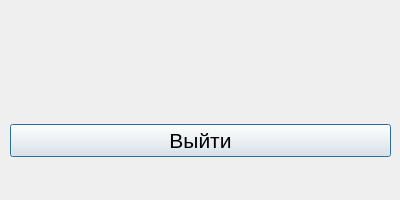
<?xml version="1.0" encoding="UTF-8"?>
<ui version="4.0">
 <class>Result</class>
 <widget class="QDialog" name="Result">
  <property name="geometry">
   <rect>
    <x>0</x>
    <y>0</y>
    <width>400</width>
    <height>200</height>
   </rect>
  </property>
  <property name="font">
   <font>
    <pointsize>16</pointsize>
   </font>
  </property>
  <property name="windowTitle">
   <string>Dialog</string>
  </property>
  <widget class="QLabel" name="result">
   <property name="geometry">
    <rect>
     <x>10</x>
     <y>20</y>
     <width>381</width>
     <height>61</height>
    </rect>
   </property>
   <property name="text">
    <string/>
   </property>
   <property name="alignment">
    <set>Qt::AlignCenter</set>
   </property>
  </widget>
  <widget class="QWidget" name="verticalLayoutWidget">
   <property name="geometry">
    <rect>
     <x>10</x>
     <y>90</y>
     <width>381</width>
     <height>101</height>
    </rect>
   </property>
   <layout class="QVBoxLayout" name="verticalLayout">
    <item>
     <widget class="QPushButton" name="quit">
      <property name="text">
       <string>Выйти</string>
      </property>
     </widget>
    </item>
   </layout>
  </widget>
 </widget>
 <resources/>
 <connections/>
</ui>
